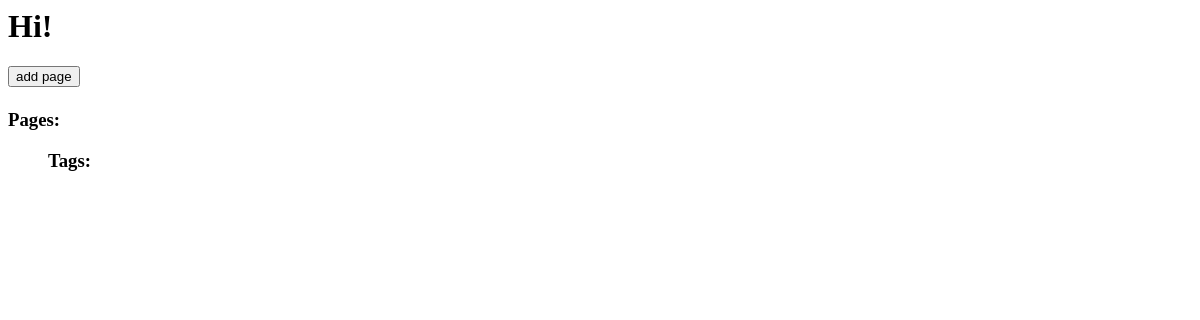
Before: / with the older database file.
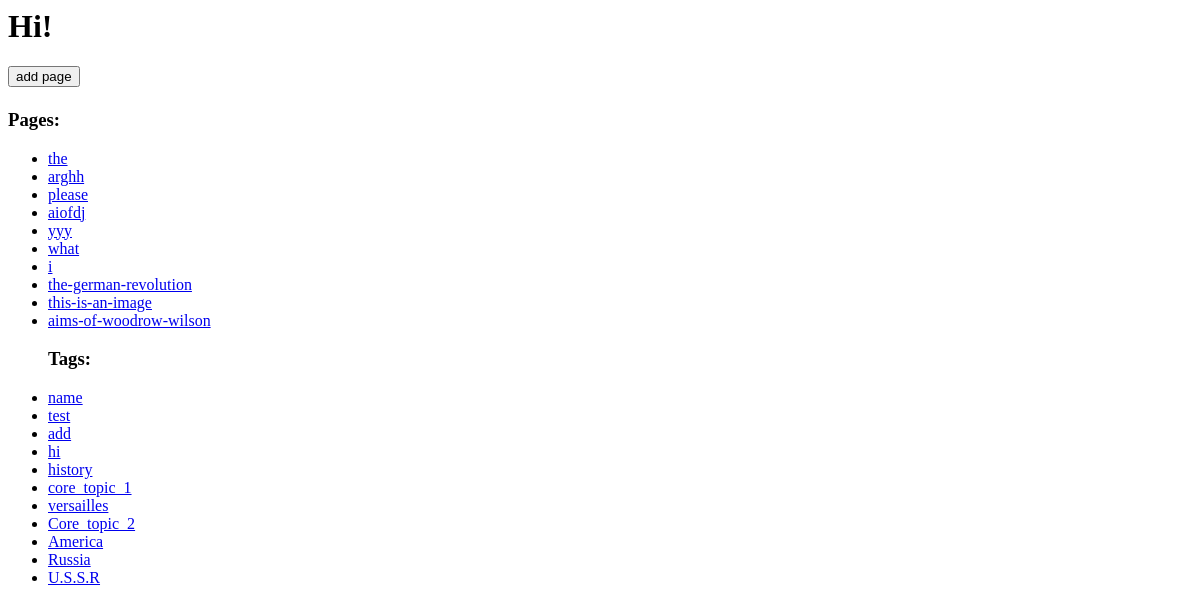
After: the same page with the newer database file.
### info/models.py (models this page shows, shortened)
class Pages(models.Model):
    id = models.UUIDField(primary_key=True, default=uuid.uuid4, editable=False)
    title = models.CharField(max_length=255)
    data = models.TextField()
    tags = models.ManyToManyField("Tags", blank=True, related_name="Pages")
    class Meta:
        verbose_name_plural = ("Pages")

class Tags(models.Model):
    class Meta:
        db_table = 'info_tags'
        managed = True
    id = models.UUIDField(primary_key=True, default=uuid.uuid4, editable=False)
    name = models.CharField(max_length=255)
    pages = models.ManyToManyField("Pages", blank=True, related_name="Tags")
    details = models.TextField(null=True, blank=True, default="")
    date_created = models.DateTimeField(auto_now_add=True)
    class Meta:
        verbose_name_plural = ("Tags")

### info/views/pages.py (the view)
# urls.py: path("", info_index, name="users"),
def info_index(request):
    pages = Pages.objects.all().values()
    tags = Tags.objects.all().values()
    template = loader.get_template('index.html')
    context = {
        "pages" : pages,
        "tags": tags
    }
    return HttpResponse(template.render(context, request))

### info/templates/index.html
<head>
</head>
<body>
    <h1>Hi!<h1>
    <a href="/page/add"><button>add page</button></a>
    <h3>Pages:</h3>
    <ul>
    {% for page in pages %}
        <li><a href="/page/{{page.id}}/{{page.title}}">{{page.title}}</a></li>
    {% endfor %}
    </ul>
    <ul>
    <h3>Tags: </h3>
    {% for tag in tags %}
        <li><a href="/tag/{{tag.id}}/{{tag.name}}">{{tag.name}}</a></li>
    {% endfor %}
    </ul>
</body>

Changed rows visible on the page:
added Pages: title "the"
added Pages: title "arghh"
added Pages: title "please"
added Pages: title "aiofdj"
added Pages: title "yyy"
added Pages: title "what"
added Pages: title "i"
added Pages: title "the-german-revolution"
added Pages: title "this-is-an-image"
added Pages: title "aims-of-woodrow-wilson"
added Tags: name "name"
added Tags: name "test"
added Tags: name "add"
added Tags: name "hi"
added Tags: name "history"
added Tags: name "core_topic_1"
added Tags: name "versailles"
added Tags: name "Core_topic_2"
added Tags: name "America"
added Tags: name "Russia"
added Tags: name "U.S.S.R"
